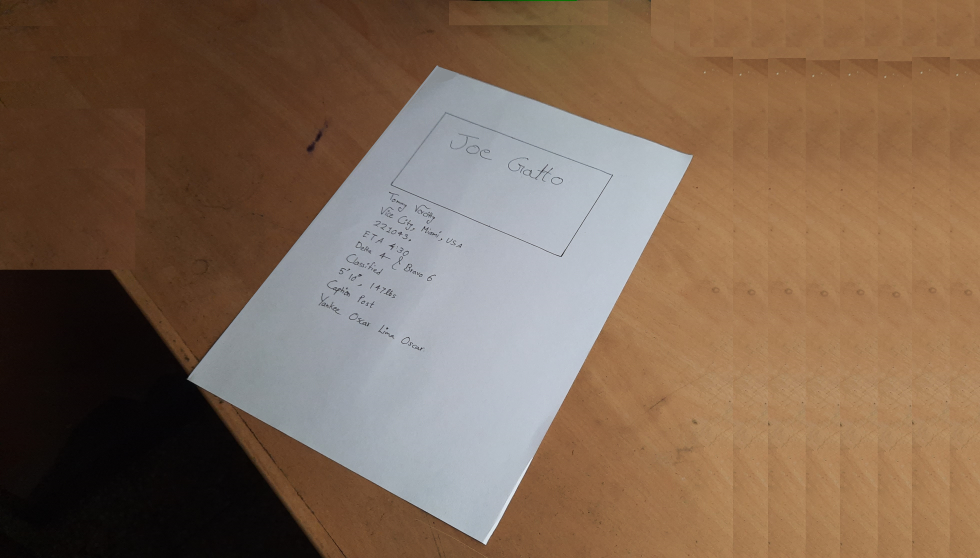
#> input picture DocumentScanner/ed.jpg, 3920 x 2232 px (shown at 1/4 size)
$ python main.py
#> lines starting #> are read from the running program, lines starting #| are printed output that depends on the picture; after the words box and inside, x2 and y2 are one past the last pixel; in counts of white or black regions, pixels touching at a corner belong together
import cv2
import numpy as np
from stack import *

dialiteration=2
w=640
h=480
# [4 lines of commented-out code are left out]
kernel = np.ones((5,5))

def preProcess(img):
	imgGray = cv2.cvtColor(img,cv2.COLOR_BGR2GRAY)
	imgBlur = cv2.GaussianBlur(imgGray,(5,5),1)
	imgCanny = cv2.Canny(imgBlur,200,200)
	imgDilation = cv2.dilate(imgCanny,kernel,iterations=dialiteration)
	imgThres = cv2.erode(imgDilation,kernel,iterations=1)
	return imgThres

def getBiggContours(img):
	big = np.array([])
	maxArea = 0
	contours,hierarchy = cv2.findContours(img,cv2.RETR_EXTERNAL,cv2.CHAIN_APPROX_NONE)
	for cnt in contours:
		area = cv2.contourArea(cnt)
		if area>5000:
			cv2.drawContours(imgContours,cnt,-1,(0,255,0),5)
			peri = cv2.arcLength(cnt,True)
			approx = cv2.approxPolyDP(cnt,0.02*peri,True)
			objCorner = len(approx)

			if objCorner==4 and area>=maxArea:
				big = approx
				maxArea = area

	return big

def reorder(points):
	points = points.reshape((4,2))
	newpoints = np.zeros((4,1,2),np.int32)
	add = points.sum(1)

	newpoints[0]=points[np.argmin(add)]	#top left point is minimum
	newpoints[3]=points[np.argmax(add)] #bottom right is maximum

	diff=np.diff(points,axis=1)
	newpoints[1]=points[np.argmin(diff)]
	newpoints[2]=points[np.argmax(diff)]

	return newpoints

def warp(img,biggestCP):
	biggestCorrectOrder = reorder(biggestCP)
	pt1 = np.float32(biggestCorrectOrder)
	pt2 = np.float32([[0,0],[h,0],[0,w],[h,w]])
	warpMatrix = cv2.getPerspectiveTransform(pt1,pt2)
	imgWarp = cv2.warpPerspective(img,warpMatrix,(h,w))

	imgWarp = imgWarp[20:imgWarp.shape[0]-20,20:imgWarp.shape[1]-20]
	imgWarp = cv2.resize(imgWarp,(h,w))

	return imgWarp


while True:
	#success,img = vdo.read()
	img = cv2.imread("ed.jpg")
#> img is the input picture: shape (2232, 3920, 3); mean B, G, R 83, 102.4, 126.2
	img = cv2.resize(img,(w,h))
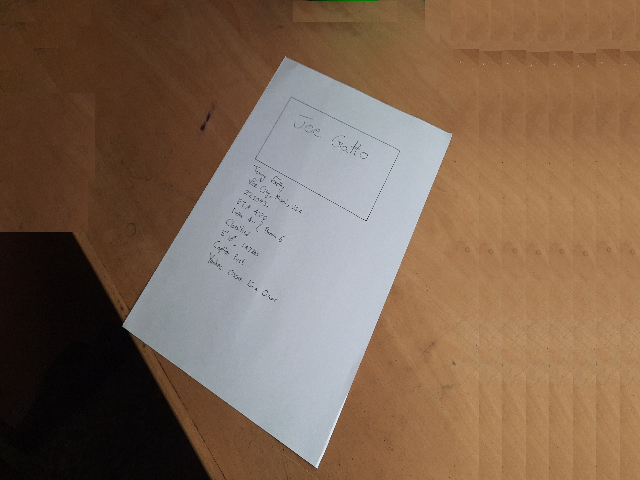
#> img: shape (480, 640, 3); mean B, G, R 82.9, 102.3, 126.1
	imgContours = img.copy()
	imgF = preProcess(img)
#> in preProcess, `imgGray = cv2.cvtColor(img,cv2.COLOR_BGR2GRAY)`:
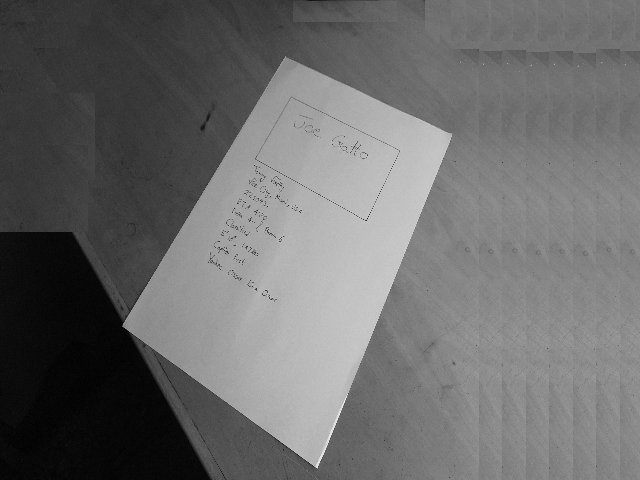
#> imgGray: shape (480, 640); min 0, max 240, mean 107.2
#> in preProcess, `imgCanny = cv2.Canny(imgBlur,200,200)`:
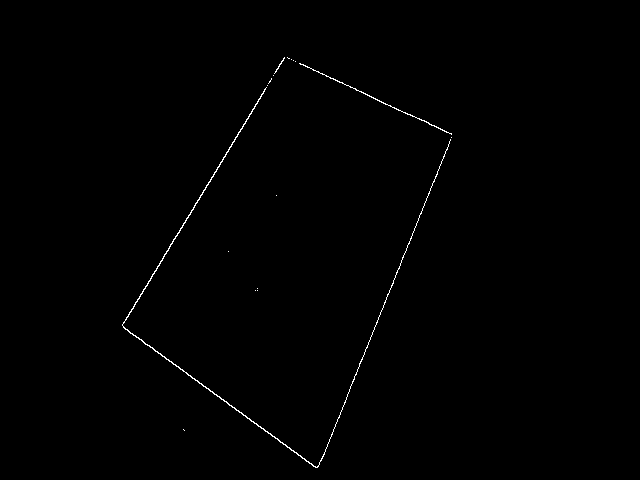
#> imgCanny: shape (480, 640); 0.43% white in thin lines or dots, all inside (x1, y1, x2, y2) = (122, 57, 452, 468)
#> in preProcess, `imgDilation = cv2.dilate(imgCanny,kernel,iterations=dialiteration)`:
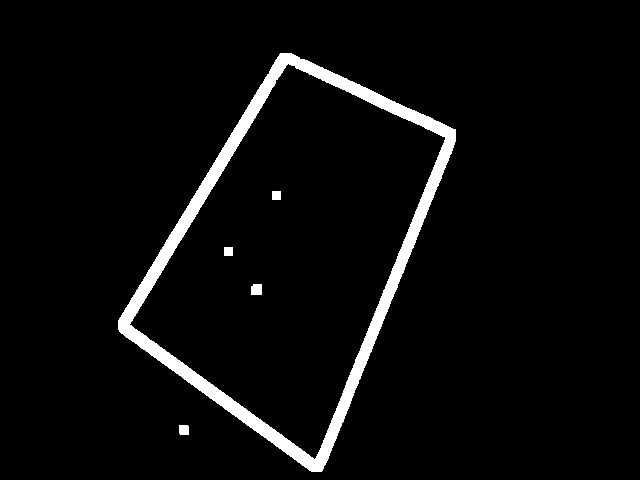
#> imgDilation: shape (480, 640); 4.4% white; 5 white regions, box (x1, y1, x2, y2) and area: (118, 53, 456, 472) 13111, (251, 284, 262, 295) 117, (179, 425, 189, 435) 98, (272, 191, 281, 200) 81, (224, 247, 233, 256) 81
#> in preProcess, `imgThres = cv2.erode(imgDilation,kernel,iterations=1)`:
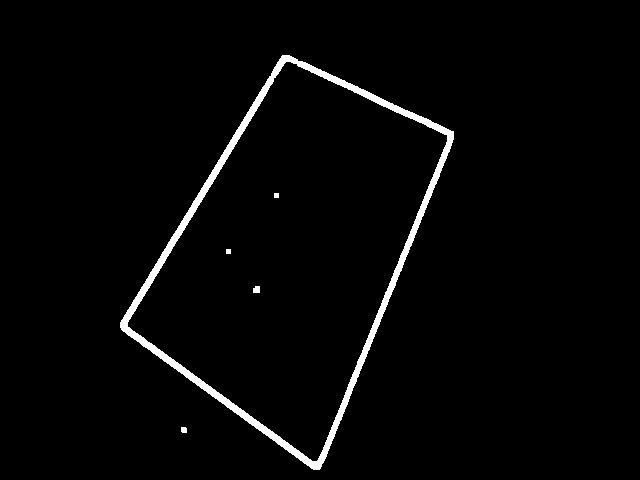
#> imgThres: shape (480, 640); 2.4% white; 5 white regions

	biggest = getBiggContours(imgF)
#> in getBiggContours, `contours,hierarchy = cv2.findContours(img,cv2.RETR_EXTERNAL,cv2.CHAIN_..`: contours = 2 contours; box (x1, y1, x2, y2) and area: (120, 55, 454, 470) 74456, (181, 427, 187, 433) 24
#> the loop in getBiggContours, `for cnt in contours:` made 2 passes
#> (area, peri, objCorner, big, maxArea) on pass 2: (74455.5, 1194.7, 4, [[282, 55], [120, 327], [319, 469], [453, 131]], 74455.5)
#> area on pass 1: 24
#> after the loop in getBiggContours, `for cnt in contours:`:
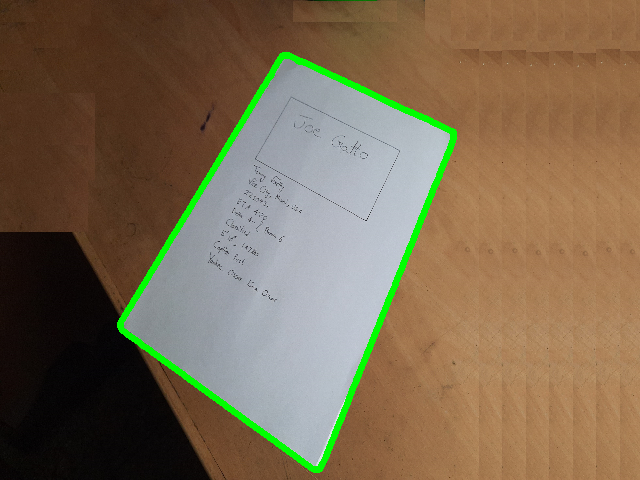
#> imgContours: shape (480, 640, 3); 2.34% of pixels changed, all inside (x1, y1, x2, y2) = (117, 52, 457, 473)
#> after the loop in getBiggContours, `for cnt in contours:`: maxArea = 74455.5
#> biggest = [[282, 55], [120, 327], [319, 469], [453, 131]]

	if biggest.size!=0:
		imgWrp = warp(img,biggest)
#> in reorder, `add = points.sum(1)`: add = [337, 447, 788, 584]
#> in reorder, `diff=np.diff(points,axis=1)`: diff = [-227, 207, 150, -322]
#> in warp, `biggestCorrectOrder = reorder(biggestCP)`: biggestCorrectOrder = [[282, 55], [453, 131], [120, 327], [319, 469]]
#> in warp, `warpMatrix = cv2.getPerspectiveTransform(pt1,pt2)`: warpMatrix = [[2.81, 1.68, -885.9], [-1.19, 2.68, 188.3], [0.000228, 0.00126, 1]]
#> in warp, `imgWarp = imgWarp[20:imgWarp.shape[0]-20,20:imgWarp.shape[1]-20]`:
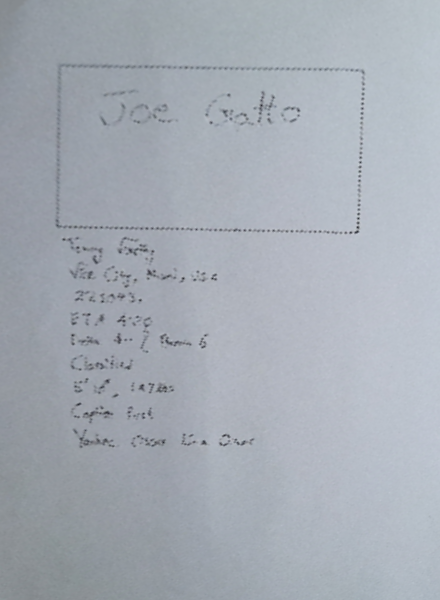
#> imgWarp: shape (600, 440, 3); mean B, G, R 180.7, 171.9, 165.6

#> (the run stopped early here; a loop or call above may not have finished)
